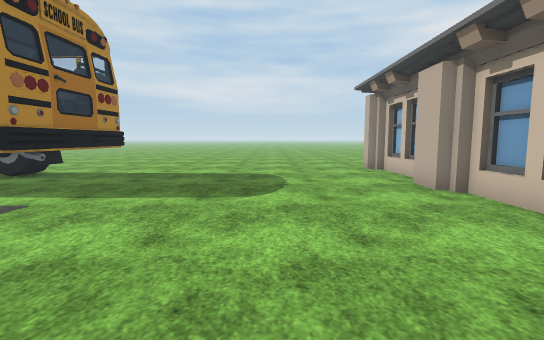
View 1 (above)

24 first-person views from a walk through a scene from a Unity 3-D project. The camera is 1.2 m above the floor, tilts 6° down and sees 85° across. The floor is counted in squares, 1 m on a side. Each view is taken from the middle of a square. On the plan, view 1 faces up. The plan holds only what a view shows up to about 13 squares ahead; the rest is blank. The place goes on beyond the plan. Flat ground stands in for the terrain. Some surface patterns are stand-ins.

View 2
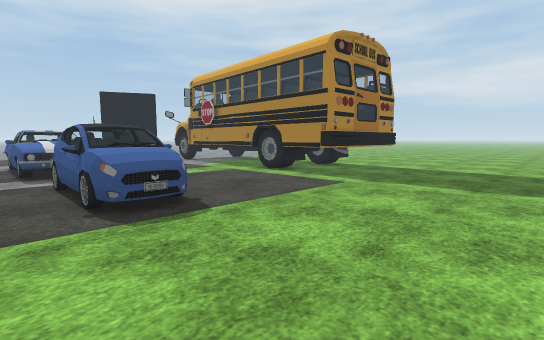

View 3
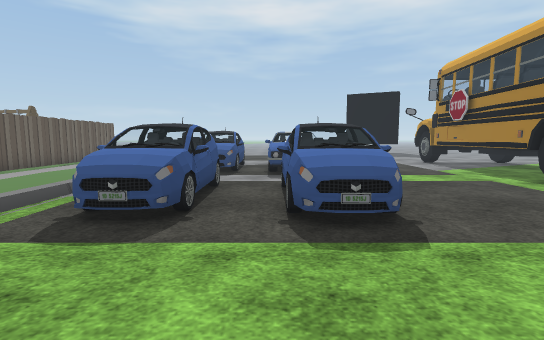

View 4
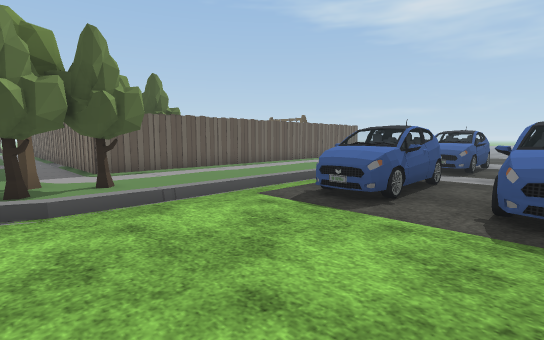

View 5
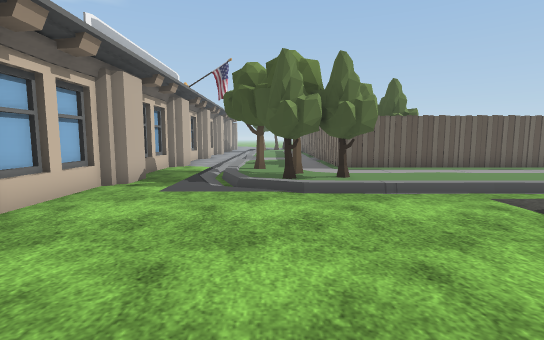

View 6
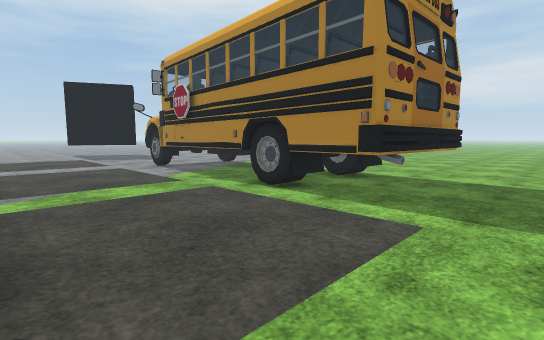

View 7
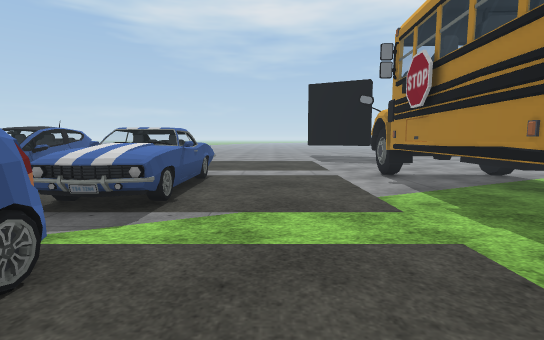

View 8
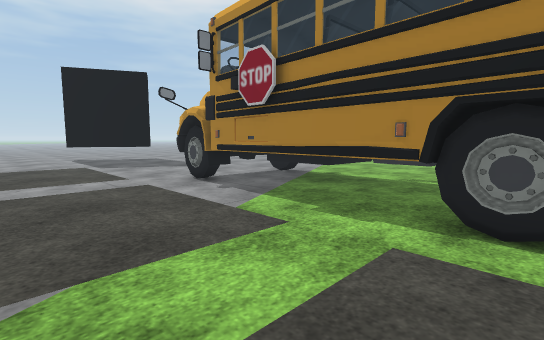

View 9
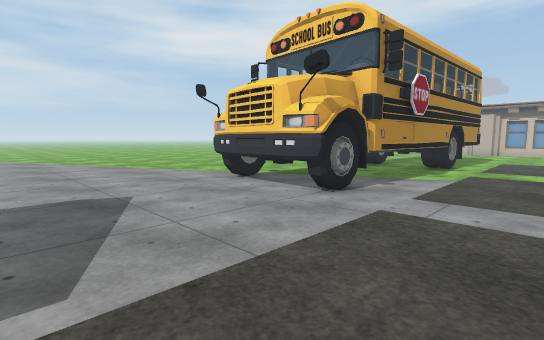

View 10
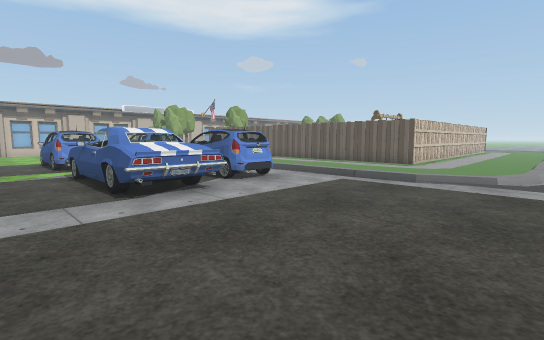

View 11
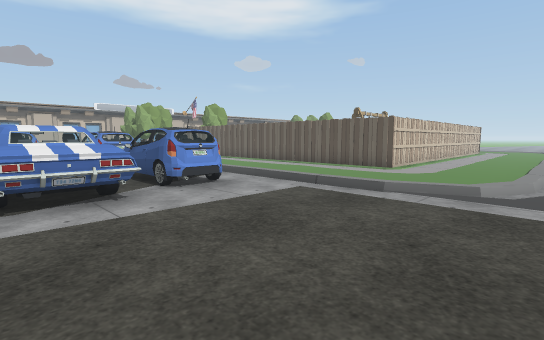

View 12
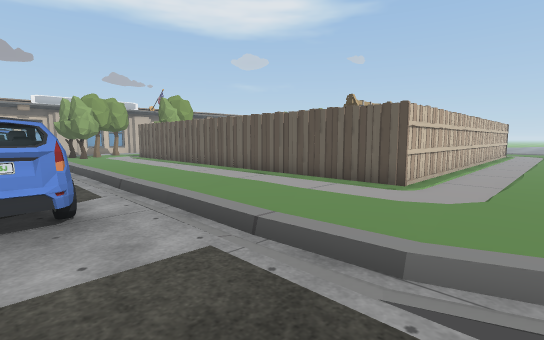

View 13
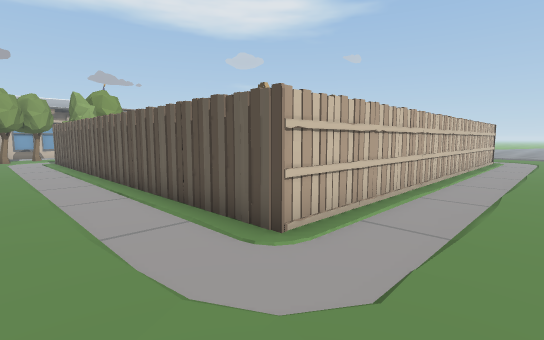

View 14
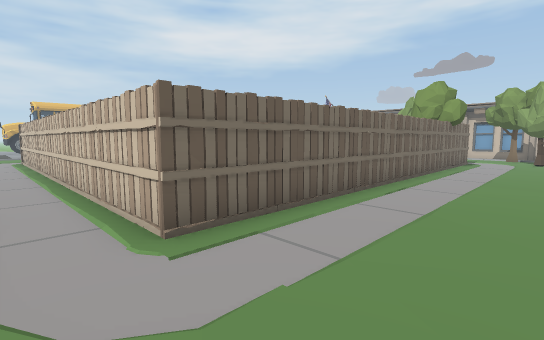

View 15
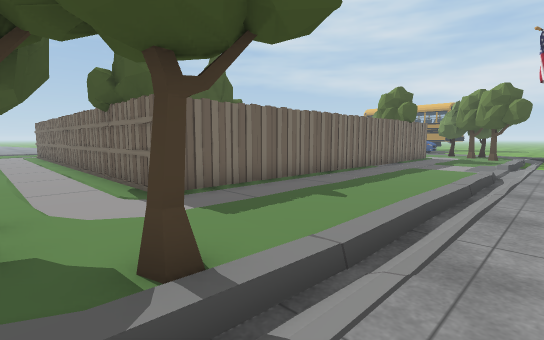

View 16
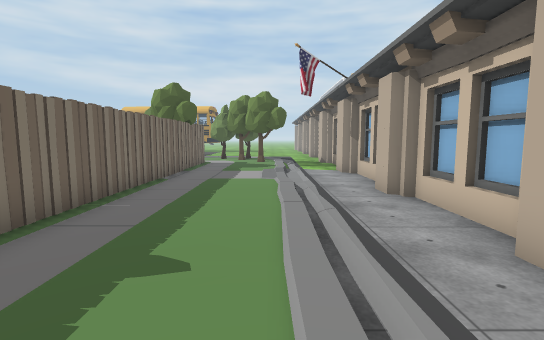

View 17
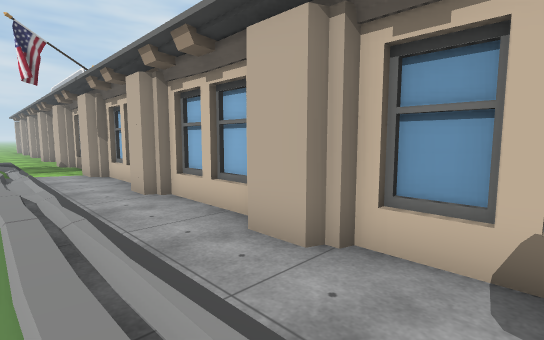

View 18
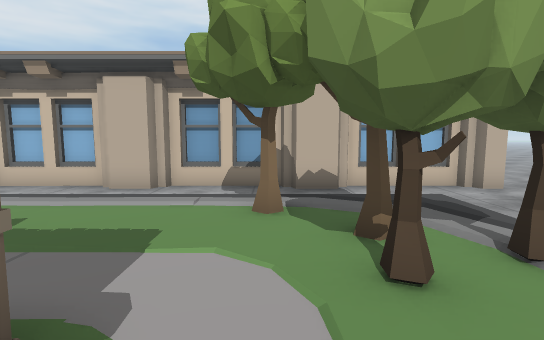

View 19
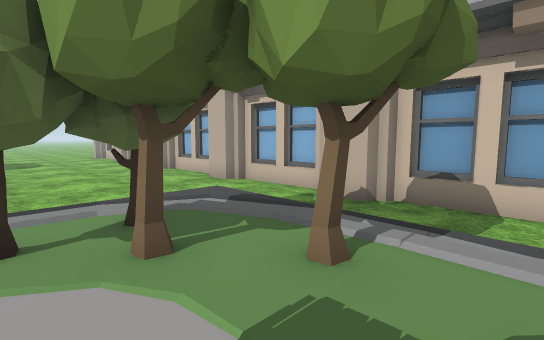

View 20
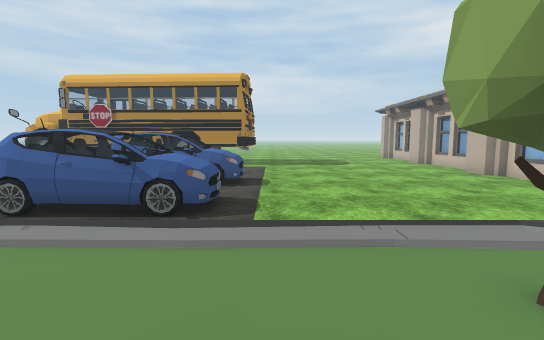

View 21
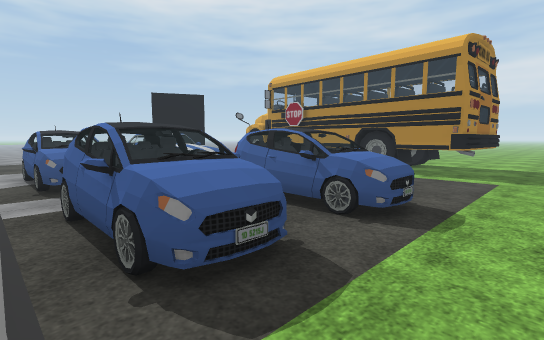

View 22
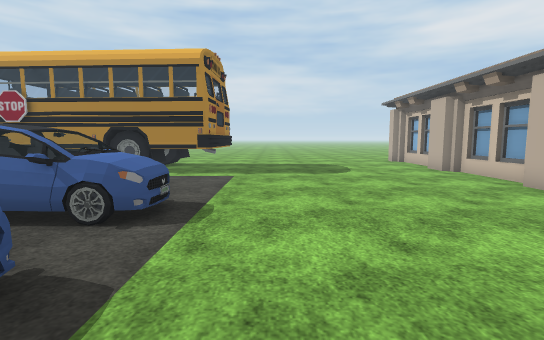

View 23
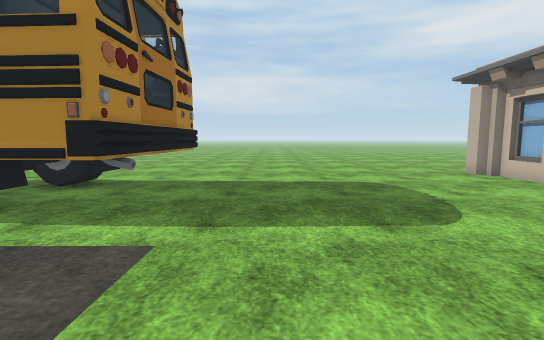

View 24
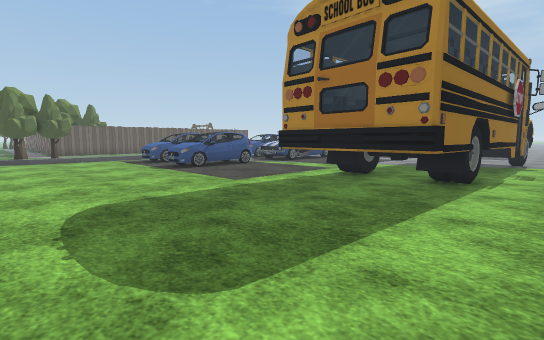

### Floor plan
Key: @ floor where view 1 was taken; # wall or solid block; . main floor; : floor 0.25 m higher than the main floor; / step, stairs or slope; B bus; C car; F fence; T tree.
Columns run from 22 left of view 1 to 5 right of it. Each row starts with its distance up from view 1.
 12 ..........................##
 11 ......BBB.B................#
 10 .....BBBBBBBBBBBBB.........#
  9 .....BBBBBBBBBBBBB.........
  8 .....BBBBBBBBBBBBB........#
  7 .....BBBBBBBBBBBBB........##
  6 .........BBBBB#BBB.........#
  5 ...........................#
  4 ...........................#
  3 ..........................##
  2  .........................##
  1 ......CCCCCC.CCCCC.........#
  0 ......CCCCCC.CCCCC....@....#
 -1 ......CCCCCC..CCC..........#
 -2 .......CCCC...CCC.........##
 -3 .......CCCCC.CCCCC........##
 -4 .......CCCC..CCCCC.........#
 -5 /////////////////////////..#
 -6 ://:::             :TTT/:..#
 -7 :/::::             TTTT/:.##
 -8 //::::              TTT//.##
 -9 /:::::            : ::TT/..#
-10  ::::FFFFFFFFFFFFFFF::TT/..#
-11      F           TTT:   /..#
-12      F            TT    /.##
-13      F             F    /.##
-14      F             F    /..#
-15      F             F    /..#
-16      F             F    /..
-17      F             F    /.#
-18      F             F    /.##
-19      F             F    /..#
-20      F             F    /.##
-21      F             F    /.##
-22      F           TTF    /.#
-23      F           TTF    /.##
-24      F           TTF    /..#
-25    ::FFFFFFFFFFFFFFF::::/.##
-26    :::            :::::T/.##
-27                    :TTT//.#
-28    :                TT  :.#

Where each view was taken, in squares from view 1:
view 1: 0 up, 0 right, facing up
view 2: 2 down, 0 right, facing up-left
view 3: 1 down, 1 left, facing left
view 4: 0 up, 0 right, facing down-left
view 5: 1 up, 0 right, facing down
view 6: 1 up, 3 left, facing up-left
view 7: 3 up, 6 left, facing left
view 8: 2 up, 8 left, facing up-left
view 9: 3 up, 22 left, facing up-right
view 10: 3 up, 22 left, facing down-right
view 11: 1 up, 22 left, facing down-right
view 12: 3 down, 20 left, facing down-right
view 13: 7 down, 20 left, facing down-right
view 14: 28 down, 19 left, facing up-right
view 15: 27 down, 3 right, facing up-left
view 16: 25 down, 1 right, facing up
view 17: 25 down, 1 right, facing up-right
view 18: 26 down, 4 left, facing right
view 19: 11 down, 2 left, facing up-right
view 20: 9 down, 4 left, facing up
view 21: 5 down, 3 left, facing up-left
view 22: 5 down, 3 left, facing up
view 23: 2 up, 3 left, facing up
view 24: 12 up, 1 right, facing down-left
